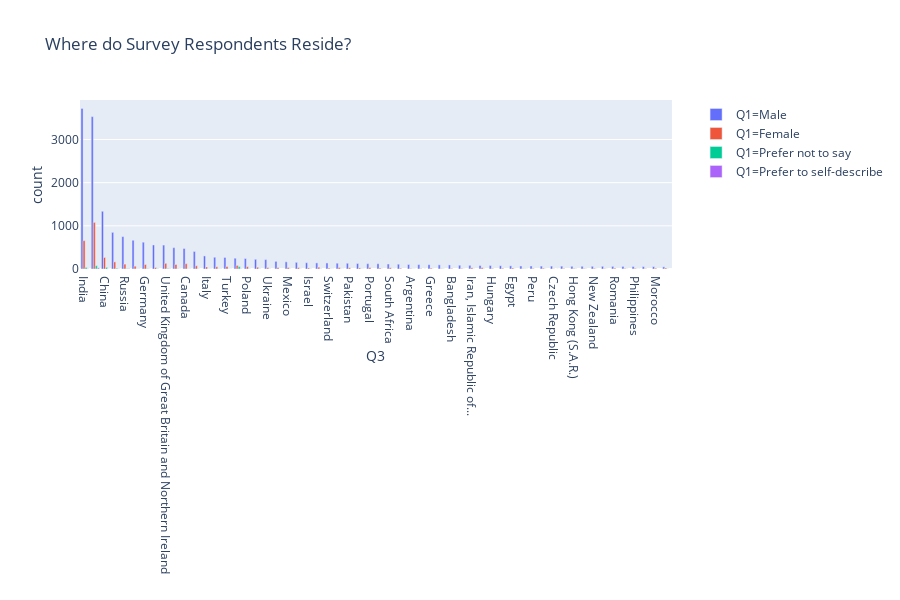

Notebook cell for this chart:
### Code cell
fig = px.bar(df_test, x = 'Q3', y = 'count', color = 'Q1', barmode = 'group', title= 'Where do Survey Respondents Reside?')
fig.show()

### Figure 1 — Plotly figure (JSON) as saved in the notebook; plotly's stock layout.template omitted (floating-point values rounded to 4 significant figures)
{"data": [{"alignmentgroup": "True", "hoverlabel": {"namelength": 0}, "hovertemplate": "Q1=Male<br>Q3=%{x}<br>count=%{y}", "legendgroup": "Q1=Male", "marker": {"color": "#636efa"}, "name": "Q1=Male", "offsetgroup": "Q1=Male", "orientation": "v", "showlegend": true, "textposition": "auto", "type": "bar", "x": ["India", "United States of America", "China", "Other", "Russia", "Brazil", "Germany", "Japan", "United Kingdom of Great Britain and Northern Ireland", "France", "Canada", "Spain", "Italy", "Australia", "Turkey", "I do not wish to disclose my location", "Poland", "Netherlands", "Ukraine", "Nigeria", "Mexico", "South Korea", "Israel", "Singapore", "Switzerland", "Indonesia", "Pakistan", "Sweden", "Portugal", "Viet Nam", "South Africa", "Colombia", "Argentina", "Belgium", "Greece", "Denmark", "Bangladesh", "Ireland", "Iran, Islamic Republic of...", "Malaysia", "Hungary", "Belarus", "Egypt", "Finland", "Peru", "Kenya", "Czech Republic", "Chile", "Hong Kong (S.A.R.)", "Norway", "New Zealand", "Republic of Korea", "Romania", "Thailand", "Philippines", "Austria", "Morocco", "Tunisia"], "xaxis": "x", "y": [3719, 3530, 1337, 849, 750, 666, 621, 557, 554, 494, 475, 406, 303, 272, 267, 250, 243, 225, 218, 177, 166, 154, 145, 141, 140, 134, 133, 126, 123, 122, 116, 111, 104, 102, 100, 96, 94, 87, 85, 81, 81, 75, 73, 70, 70, 67, 67, 66, 63, 63, 62, 62, 61, 60, 57, 55, 54, 50], "yaxis": "y"}, {"alignmentgroup": "True", "hoverlabel": {"namelength": 0}, "hovertemplate": "Q1=Female<br>Q3=%{x}<br>count=%{y}", "legendgroup": "Q1=Female", "marker": {"color": "#EF553B"}, "name": "Q1=Female", "offsetgroup": "Q1=Female", "orientation": "v", "showlegend": true, "textposition": "auto", "type": "bar", "x": ["United States of America", "India", "China", "Other", "United Kingdom of Great Britain and Northern Ireland", "Canada", "Russia", "France", "Germany", "I do not wish to disclose my location", "Spain", "Brazil", "Turkey", "Poland", "Australia", "Italy", "Singapore", "Netherlands", "Mexico", "Japan", "Indonesia", "Portugal", "South Korea", "Nigeria", "Ukraine", "Malaysia", "South Africa", "Pakistan", "Iran, Islamic Republic of...", "Israel", "Sweden", "Tunisia", "Egypt", "Viet Nam", "Switzerland", "Greece", "Romania", "Morocco", "Kenya", "Colombia", "Belarus", "Philippines", "New Zealand", "Ireland", "Bangladesh", "Thailand", "Argentina", "Hungary", "Peru", "Hong Kong (S.A.R.)", "Chile", "Norway", "Belgium", "Republic of Korea", "Denmark", "Austria", "Finland", "Czech Republic"], "xaxis": "x", "y": [1080, 657, 267, 165, 131, 123, 113, 104, 103, 83, 75, 65, 56, 54, 51, 47, 41, 41, 34, 34, 33, 32, 32, 31, 31, 30, 29, 28, 27, 25, 25, 23, 22, 21, 21, 20, 18, 17, 17, 17, 16, 14, 14, 13, 13, 12, 12, 12, 11, 10, 10, 9, 8, 8, 7, 7, 5, 4], "yaxis": "y"}, {"alignmentgroup": "True", "hoverlabel": {"namelength": 0}, "hovertemplate": "Q1=Prefer not to say<br>Q3=%{x}<br>count=%{y}", "legendgroup": "Q1=Prefer not to say", "marker": {"color": "#00cc96"}, "name": "Q1=Prefer not to say", "offsetgroup": "Q1=Prefer not to say", "orientation": "v", "showlegend": true, "textposition": "auto", "type": "bar", "x": ["United States of America", "I do not wish to disclose my location", "China", "India", "Other", "United Kingdom of Great Britain and Northern Ireland", "Russia", "Germany", "Japan", "France", "Poland", "Singapore", "Spain", "Australia", "Netherlands", "Denmark", "Finland", "Turkey", "Sweden", "Hong Kong (S.A.R.)", "Canada", "Ukraine", "Israel", "Italy", "Brazil", "Switzerland", "Argentina", "Norway", "South Korea", "Mexico", "Malaysia", "Indonesia", "Republic of Korea", "New Zealand", "Kenya", "Philippines", "Ireland", "Iran, Islamic Republic of...", "Egypt", "Greece", "South Africa", "Tunisia", "Thailand", "Viet Nam"], "xaxis": "x", "y": [77, 56, 38, 37, 18, 12, 8, 8, 6, 5, 4, 4, 4, 4, 4, 3, 3, 3, 3, 3, 3, 3, 3, 3, 2, 2, 2, 2, 2, 2, 2, 2, 1, 1, 1, 1, 1, 1, 1, 1, 1, 1, 1, 1], "yaxis": "y"}, {"alignmentgroup": "True", "hoverlabel": {"namelength": 0}, "hovertemplate": "Q1=Prefer to self-describe<br>Q3=%{x}<br>count=%{y}", "legendgroup": "Q1=Prefer to self-describe", "marker": {"color": "#ab63fa"}, "name": "Q1=Prefer to self-describe", "offsetgroup": "Q1=Prefer to self-describe", "orientation": "v", "showlegend": true, "textposition": "auto", "type": "bar", "x": ["United States of America", "Russia", "United Kingdom of Great Britain and Northern Ireland", "I do not wish to disclose my location", "India", "Other", "Canada", "Brazil", "Australia", "China", "Germany", "Italy", "Sweden", "Argentina", "Philippines", "Belgium", "Indonesia", "Turkey", "South Africa", "Czech Republic", "France", "Switzerland", "Finland"], "xaxis": "x", "y": [27, 8, 5, 5, 4, 4, 3, 3, 3, 2, 2, 2, 1, 1, 1, 1, 1, 1, 1, 1, 1, 1, 1], "yaxis": "y"}], "layout": {"barmode": "group", "height": 600, "legend": {"tracegroupgap": 0}, "title": {"text": "Where do Survey Respondents Reside?"}, "xaxis": {"anchor": "y", "domain": [0, 0.98], "title": {"text": "Q3"}}, "yaxis": {"anchor": "x", "domain": [0, 1], "title": {"text": "count"}}}}
